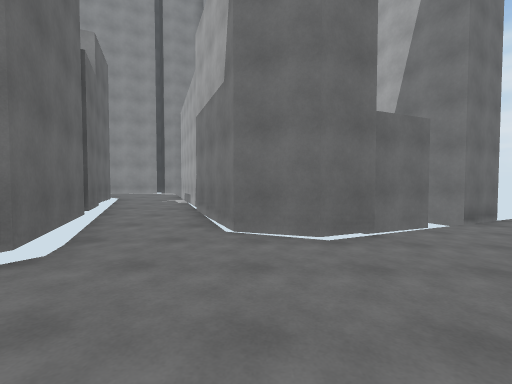
View 1 (above)

18 first-person views from a walk through a 3-D level made in the Unity game engine. The camera is 1.3 m above the floor, tilts 2° down and sees 90° across. The floor is counted in squares, 2 m on a side. Each view is taken from the middle of a square. On the plan, view 1 faces up. The plan holds only what a view shows up to about 9 squares ahead; the rest is blank. The place goes on beyond the plan.

View 2
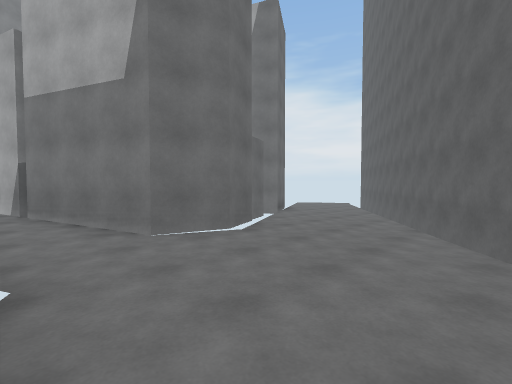

View 3
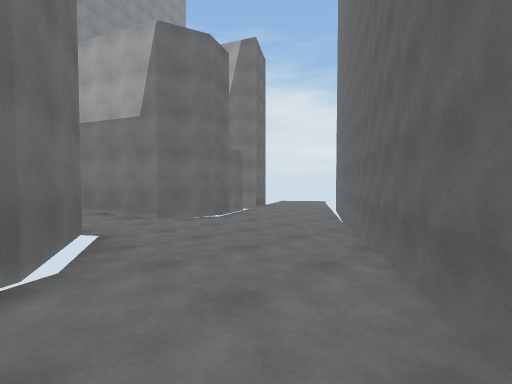

View 4
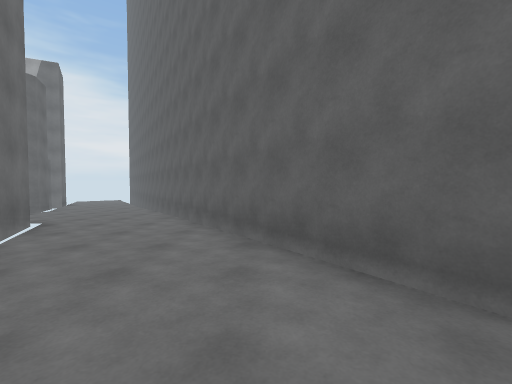

View 5
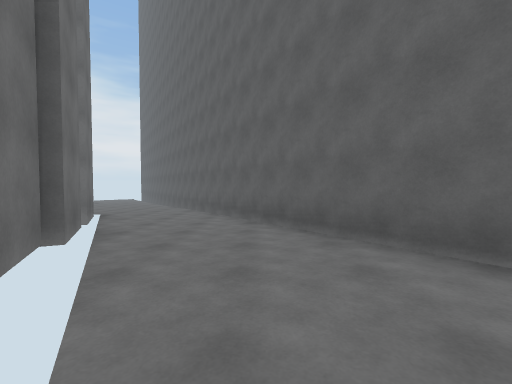

View 6
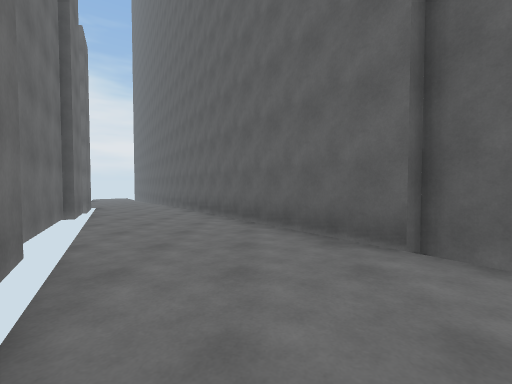

View 7
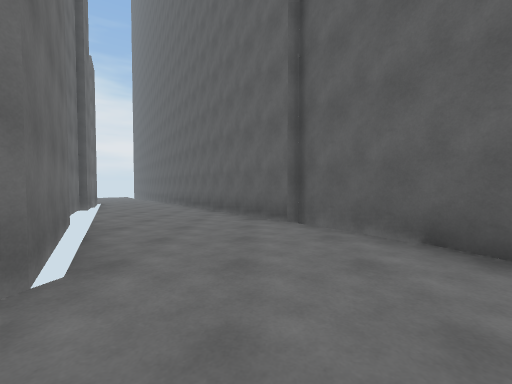

View 8
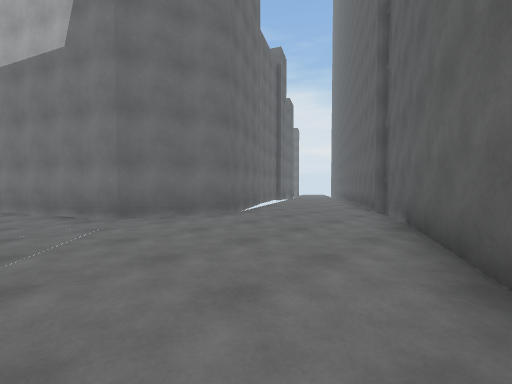

View 9
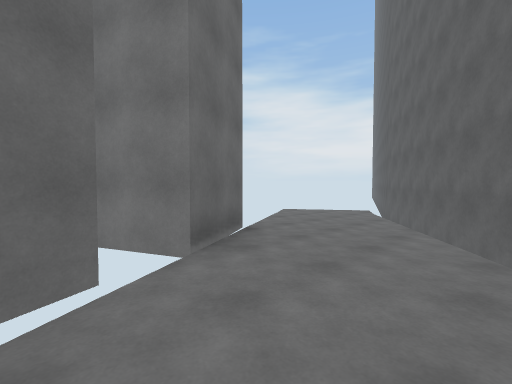

View 10
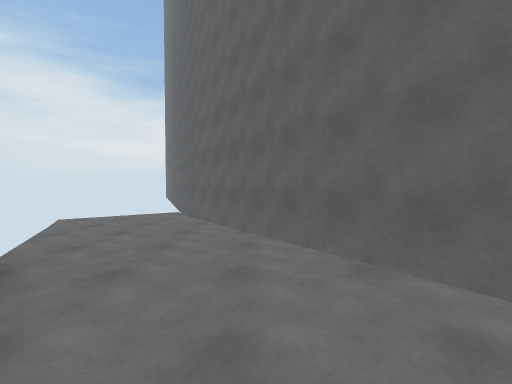

View 11
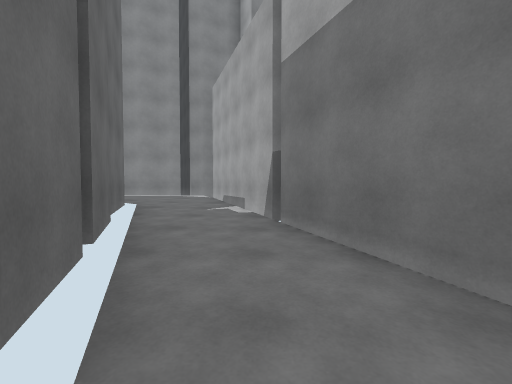

View 12
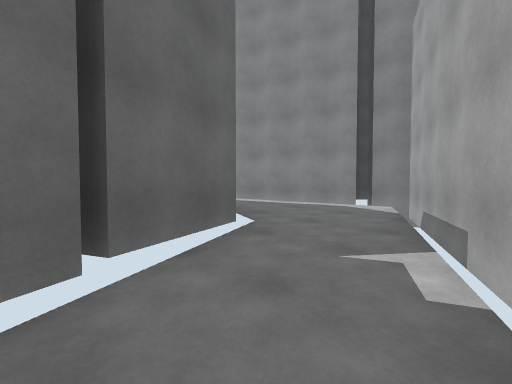

View 13
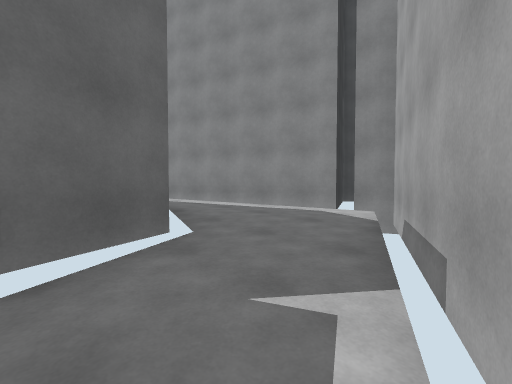

View 14
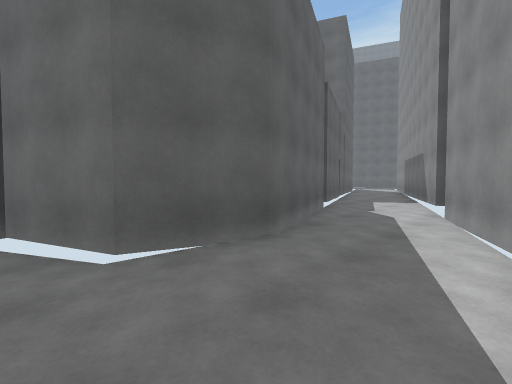

View 15
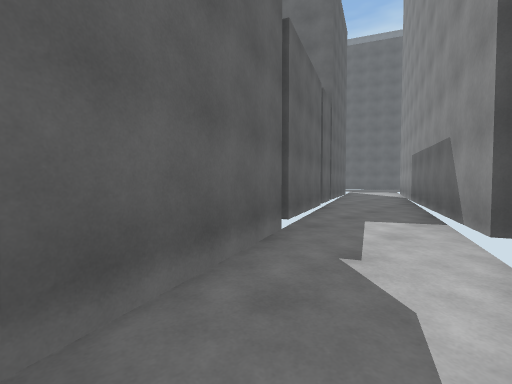

View 16
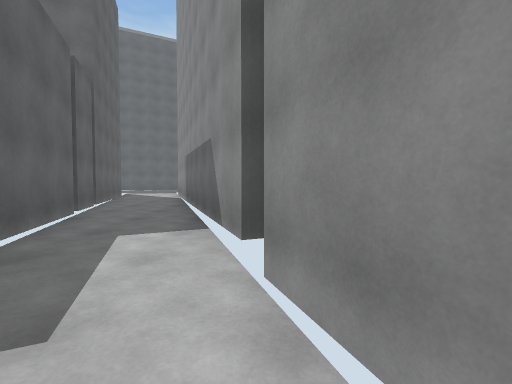

View 17
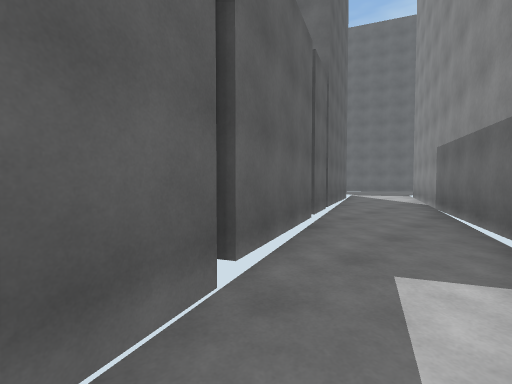

View 18
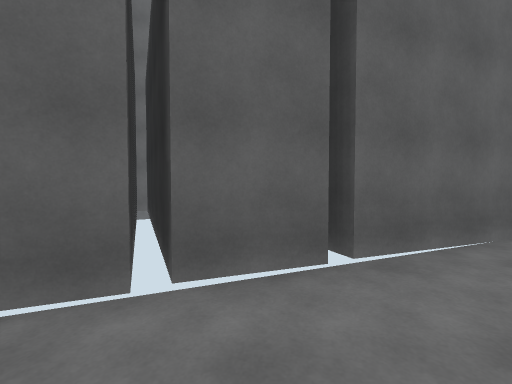

### Floor plan
Key: @ floor where view 1 was taken; # wall or solid block; . main floor; - floor 0.25 m lower than the main floor; _ floor 0.5 m lower than the main floor; < floor 0.75 m lower than the main floor; ( floor 1 m lower than the main floor; ! floor 1.25 m lower than the main floor; ? floor 1.5 m lower than the main floor.
Columns run from 17 left of view 1 to 11 right of it. Each row starts with its distance up from view 1.
 12           #####
 11        ####--_#
 10     ####-----_##
  9   ###..----#___#
  8 ###....-#####__##
  7 .....####   ##_<#    ### ???
  6 ..####       #<<#    ##!!???#
  5 ######       ##<######!!!!?##
  4     ##        #<<###((!!!###
  3      #        #<<(((((! ##
  2      ##       #<<<((((###
  1       #      ##<<<<(###
  0             ##_<<@<##
 -1 #         ###___<###
 -2 ##      ###-____##
 -3 .#    ###---__###
 -4 .##  ##.----_##
 -5 ..####..---###
 -6 .........###
 -7 ........##
 -8 ......###
 -9 ....###
-10 ..###

Positions as (right, up) in squares from view 1, and headings:
1: (0, 0), facing up
2: (-2, 0), facing up-right
3: (-3, -2), facing up-right
4: (-8, -4), facing right
5: (-10, -4), facing right
6: (-13, -6), facing right
7: (-15, -7), facing right
8: (-17, -10), facing up-right
9: (3, 3), facing up-right
10: (4, 4), facing right
11: (-2, 3), facing up
12: (-2, 6), facing up-left
13: (-2, 7), facing up-left
14: (-4, 11), facing down-left
15: (-7, 10), facing down-left
16: (-8, 10), facing left
17: (-9, 9), facing down-left
18: (-14, 8), facing down
